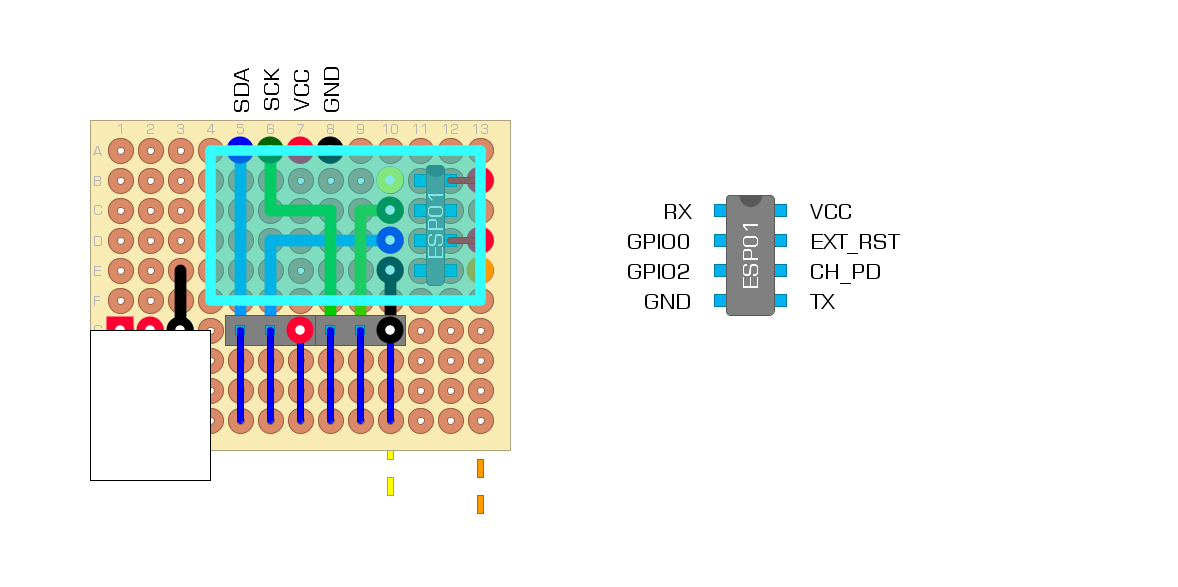
#> input picture pcb.png, 1178 x 587 px
$ python make_splash.py ../pcb.png ../schematic.png   (older library calls are emulated)
#> lines starting #> are read from the running program, lines starting #| are printed output that depends on the picture; after the words box and inside, x2 and y2 are one past the last pixel; in counts of white or black regions, pixels touching at a corner belong together
#!/usr/bin/env python3
# pip install pillow to get the PIL module

import sys
from PIL import Image
import numpy as np
import os


screen_width = 128
screen_height = 64


def main(fn, id, threshold, file=None):
#> called with fn = '../pcb.png', id = '../schematic.png', threshold = 150, file = '../schematic.png'
    if file:
        f = open(os.path.join('data_out', file + ".h"), "w")
        printto = f
        # and also save thumbnail of jpg
    else:
        printto = sys.stdout
    image = Image.open(fn)
#> image is the input picture: PIL image 1178x587 RGB; mean R, G, B 235.2, 239.6, 235.4
    image = resize_image(image)
    image = threshold_image(image, threshold)

    print("\n"
          "#define {id}_width  {w}\n"
          "#define {id}_height {h}\n"
          "\n"
          "const uint8_t PROGMEM {id}_data[] = {{\n"
          .format(id=id, w=image.width, h=image.height), end='', file=printto)
    for y in range(0, image.height):
        for x in range(0, (image.width + 7) // 8 * 8):
            if x == 0:
                print("  ", end='', file=printto)
            if x % 8 == 0:
                print("B", end='', file=printto)

            bit = '0'
            if x < image.width and image.getpixel((x, y)) != 0:
                bit = '1'
            print(bit, end='', file=printto)

            if x % 8 == 7:
                print(",", end='', file=printto)
        print(file=printto)
    print("};", file=printto)
    if file:
        f.close()
        image.save(os.path.join('img_out', file + ".jpg"), "JPEG")


def resize_image(image):
    image.thumbnail((screen_width, screen_height), Image.ANTIALIAS)
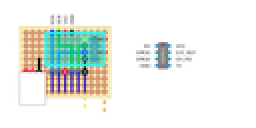
#> image: PIL image 128x64 RGB (shown 2 times larger); mean R, G, B 235.1, 239.4, 235.3
    # image.thumbnail((screen_height, screen_width), Image.NEAREST)
    return image


def threshold_image(image, threshold):
#> called with threshold = 150
    image = image.convert('L')  # create grayscale
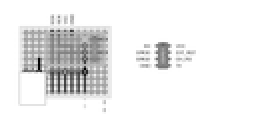
#> image: PIL image 128x64 L (shown 2 times larger); min 0, max 255, mean 237.7
    # image = image.convert('1')  # create binary image

    def fnth(x):
        return 255 if x > threshold else 0
    image = image.point(fnth, mode='1')
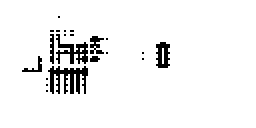
#> image: PIL image 128x64 1 (shown 2 times larger); 94.7% white; black in thin lines or dots, all inside (x1, y1, x2, y2) = (11, 8, 85, 47)
    return image


def show_image(image):
    image.show()


if __name__ == '__main__':
    if len(sys.argv) < 3:
        print("Usage: {} <imagefile> <id>\n".format(sys.argv[0]), file=sys.stderr)
        sys.exit(1)
    fn = sys.argv[1]
    id = sys.argv[2]

    main(fn, id, 150, file=id)

    im = Image.open(fn)
    im = resize_image(im)
    im = threshold_image(im, 150)
    show_image(im)

$ run again, on schematic2.png
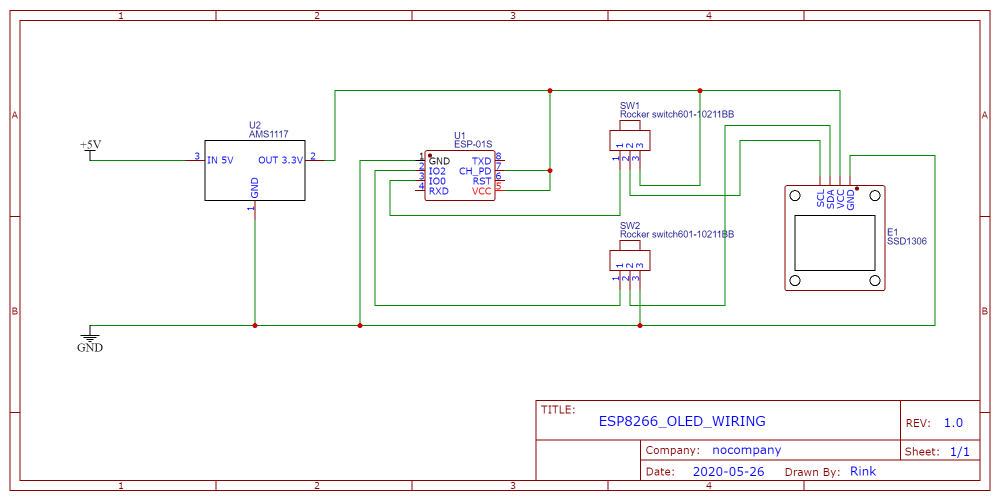
#> input picture schematic2.png, 2000 x 1002 px (shown at 1/2 size)
#> in main, image is the input picture: PIL image 2000x1002 RGBA; mean R, G, B, A 248.7, 247.3, 247.3, 254.7
#> in resize_image, `image.thumbnail((screen_width, screen_height), Image.ANTIALIAS)`:
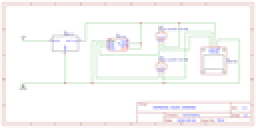
#> image: PIL image 128x64 RGBA (shown 2 times larger); mean R, G, B, A 248.6, 247.1, 246.9, 254.8; transparent parts drawn white
#> in threshold_image, `image = image.convert('L')`:
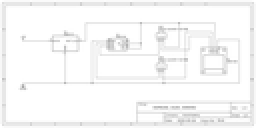
#> image: PIL image 128x64 L (shown 2 times larger); min 167, max 255, mean 247.5
